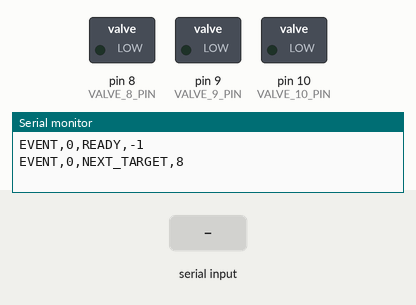
A sketch run on a simulated Arduino Uno, built with avr-gcc and run on an emulated ATmega328P. Parts: switched loads named in the sketch (green lamp = pin HIGH), the last lines printed to the serial monitor. The inputs (shaded band) are chosen by the test bench.

Above: at 1.2 s.
1.3 s: "p" received over Serial
At 1.37 s:
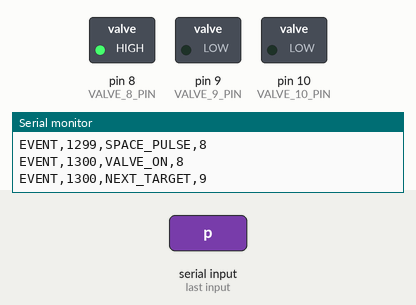
2.9 s: byte 57 ('9') received over Serial
At 2.97 s:
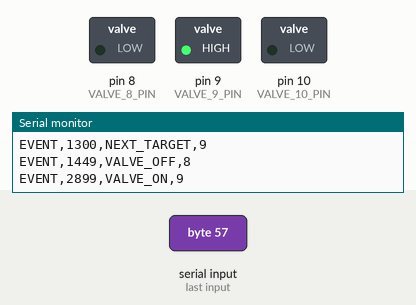
4.5 s: byte 116 ('t') received over Serial
At 4.57 s:
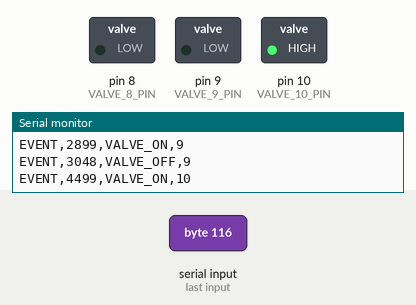
Timing chart, 0 to 7.5 s (numbered marks = the images above; inputs shaded):
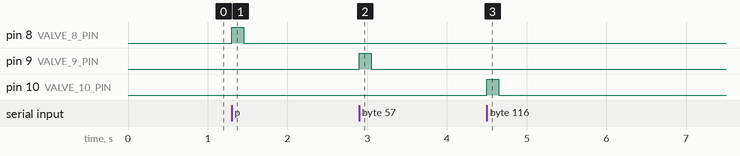

The sketch:

three-rewards.ino
```cpp
// three-rewards.ino
//
// Manual three-valve reward controller.
//
// Behavior:
//   - Python sends 'p' when the space bar is pressed.
//   - Arduino pulses the current target valve for 50 ms.
//   - After starting the pulse, Arduino advances the target sequence.
//   - Reward sequence: DIG8 -> DIG9 -> DIG10 -> DIG9 -> DIG8 -> ...
//   - Python can overwrite the next target with L/C/R keys.
//
// Serial commands from Python:
//   'p' or 'P' : pulse current target immediately, then advance sequence
//   '0'        : force all valves off
//   'l' or 'L' : set next target to DIG8
//   'c' or 'C' : set next target to DIG9
//   'r' or 'R' : set next target to DIG10
//
// Backward-compatible direct pulse commands:
//   '8' : pulse DIG8 immediately, without advancing sequence
//   '9' : pulse DIG9 immediately, without advancing sequence
//   't' : pulse DIG10 immediately, without advancing sequence

const byte VALVE_8_PIN = 8;
const byte VALVE_9_PIN = 9;
const byte VALVE_10_PIN = 10;

const byte VALVE_PINS[] = {VALVE_8_PIN, VALVE_9_PIN, VALVE_10_PIN};
const byte NUM_VALVES = sizeof(VALVE_PINS) / sizeof(VALVE_PINS[0]);

const unsigned long PULSE_MS = 150;

// Repeating target sequence:
// DIG8 -> DIG9 -> DIG10 -> DIG9 -> DIG8 -> ...
const byte REWARD_SEQUENCE[] = {VALVE_8_PIN, VALVE_9_PIN, VALVE_10_PIN, VALVE_9_PIN};
const byte REWARD_SEQUENCE_LEN = sizeof(REWARD_SEQUENCE) / sizeof(REWARD_SEQUENCE[0]);

byte sequenceIndex = 0;

bool valveActive[NUM_VALVES] = {false, false, false};
unsigned long valveStartTime[NUM_VALVES] = {0, 0, 0};

void logEvent(const char* eventName, int pinNumber) {
  Serial.print("EVENT,");
  Serial.print(millis());
  Serial.print(",");
  Serial.print(eventName);
  Serial.print(",");
  Serial.println(pinNumber);
}

int valveIndexForPin(byte pinNumber) {
  for (byte i = 0; i < NUM_VALVES; i++) {
    if (VALVE_PINS[i] == pinNumber) {
      return i;
    }
  }
  return -1;
}

byte currentTargetPin() {
  return REWARD_SEQUENCE[sequenceIndex];
}

void advanceSequence() {
  sequenceIndex = (sequenceIndex + 1) % REWARD_SEQUENCE_LEN;
  logEvent("NEXT_TARGET", currentTargetPin());
}

void setNextTarget(byte pinNumber) {
  if (pinNumber == VALVE_8_PIN) {
    sequenceIndex = 0;
  } else if (pinNumber == VALVE_9_PIN) {
    // Chooses the first DIG9 in the sequence, so after this reward the next is DIG10.
    sequenceIndex = 1;
  } else if (pinNumber == VALVE_10_PIN) {
    sequenceIndex = 2;
  } else {
    return;
  }

  logEvent("NEXT_TARGET_SET", currentTargetPin());
}

void pulseValve(byte pinNumber, unsigned long now) {
  int index = valveIndexForPin(pinNumber);
  if (index < 0) {
    return;
  }

  digitalWrite(pinNumber, HIGH);
  valveActive[index] = true;
  valveStartTime[index] = now;

  logEvent("VALVE_ON", pinNumber);
}

void pulseCurrentTarget(unsigned long now) {
  byte targetPin = currentTargetPin();

  logEvent("SPACE_PULSE", targetPin);
  pulseValve(targetPin, now);
  advanceSequence();
}

void stopAllValves() {
  for (byte i = 0; i < NUM_VALVES; i++) {
    if (valveActive[i]) {
      logEvent("VALVE_OFF", VALVE_PINS[i]);
    }

    digitalWrite(VALVE_PINS[i], LOW);
    valveActive[i] = false;
  }

  logEvent("STOP_ALL", -1);
}

void handleSerialCommands(unsigned long now) {
  while (Serial.available() > 0) {
    char command = Serial.read();

    if (command == 'p' || command == 'P') {
      pulseCurrentTarget(now);
    } else if (command == '0') {
      stopAllValves();
    } else if (command == 'l' || command == 'L') {
      setNextTarget(VALVE_8_PIN);
    } else if (command == 'c' || command == 'C') {
      setNextTarget(VALVE_9_PIN);
    } else if (command == 'r' || command == 'R') {
      setNextTarget(VALVE_10_PIN);
    } else if (command == '8') {
      pulseValve(VALVE_8_PIN, now);
    } else if (command == '9') {
      pulseValve(VALVE_9_PIN, now);
    } else if (command == 't' || command == 'T') {
      pulseValve(VALVE_10_PIN, now);
    }
  }
}

void updateValves(unsigned long now) {
  for (byte i = 0; i < NUM_VALVES; i++) {
    if (valveActive[i] && now - valveStartTime[i] >= PULSE_MS) {
      digitalWrite(VALVE_PINS[i], LOW);
      valveActive[i] = false;
      logEvent("VALVE_OFF", VALVE_PINS[i]);
    }
  }
}

void setup() {
  Serial.begin(115200);

  for (byte i = 0; i < NUM_VALVES; i++) {
    pinMode(VALVE_PINS[i], OUTPUT);
    digitalWrite(VALVE_PINS[i], LOW);
  }

  logEvent("READY", -1);
  logEvent("NEXT_TARGET", currentTargetPin());
}

void loop() {
  unsigned long now = millis();

  handleSerialCommands(now);
  updateValves(now);
}
```

Measured:
- after the input at 1.3 s, pin 8 (VALVE_8_PIN): LOW → HIGH at once, → LOW 0.15 s later
- after the input at 2.9 s, pin 9 (VALVE_9_PIN): LOW → HIGH at once, → LOW 0.15 s later
- after the input at 4.5 s, pin 10 (VALVE_10_PIN): LOW → HIGH at once, → LOW 0.15 s later
